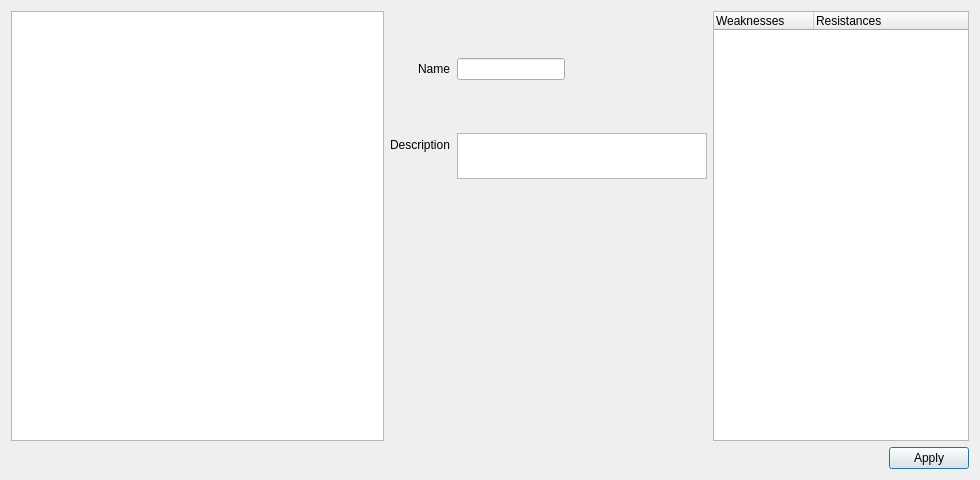
<?xml version="1.0" encoding="UTF-8"?>
<ui version="4.0">
 <class>EnemyDNAEditor</class>
 <widget class="QDialog" name="EnemyDNAEditor">
  <property name="geometry">
   <rect>
    <x>0</x>
    <y>0</y>
    <width>980</width>
    <height>480</height>
   </rect>
  </property>
  <property name="sizePolicy">
   <sizepolicy hsizetype="Preferred" vsizetype="Preferred">
    <horstretch>0</horstretch>
    <verstretch>0</verstretch>
   </sizepolicy>
  </property>
  <property name="windowTitle">
   <string>Enemy DNA Editor</string>
  </property>
  <layout class="QVBoxLayout" name="verticalLayout">
   <item>
    <layout class="QHBoxLayout" name="horizontalLayout" stretch="1,0,0">
     <item>
      <widget class="QListWidget" name="enemy_list">
       <property name="minimumSize">
        <size>
         <width>180</width>
         <height>0</height>
        </size>
       </property>
      </widget>
     </item>
     <item>
      <layout class="QVBoxLayout" name="verticalLayout_2">
       <item>
        <layout class="QFormLayout" name="formLayout">
         <property name="fieldGrowthPolicy">
          <enum>QFormLayout::AllNonFixedFieldsGrow</enum>
         </property>
         <property name="rowWrapPolicy">
          <enum>QFormLayout::DontWrapRows</enum>
         </property>
         <property name="labelAlignment">
          <set>Qt::AlignRight|Qt::AlignTrailing|Qt::AlignVCenter</set>
         </property>
         <property name="horizontalSpacing">
          <number>7</number>
         </property>
         <item row="0" column="0">
          <widget class="QLabel" name="label">
           <property name="text">
            <string>Name</string>
           </property>
          </widget>
         </item>
         <item row="0" column="1">
          <widget class="QLineEdit" name="name">
           <property name="sizePolicy">
            <sizepolicy hsizetype="Fixed" vsizetype="Fixed">
             <horstretch>0</horstretch>
             <verstretch>0</verstretch>
            </sizepolicy>
           </property>
          </widget>
         </item>
         <item row="1" column="0">
          <widget class="QLabel" name="label_10">
           <property name="text">
            <string>Description</string>
           </property>
          </widget>
         </item>
         <item row="1" column="1">
          <widget class="QPlainTextEdit" name="desc">
           <property name="minimumSize">
            <size>
             <width>250</width>
             <height>0</height>
            </size>
           </property>
           <property name="maximumSize">
            <size>
             <width>0</width>
             <height>46</height>
            </size>
           </property>
          </widget>
         </item>
        </layout>
       </item>
       <item>
        <layout class="QHBoxLayout" name="horizontalLayout_2" stretch="0,0">
         <item>
          <layout class="QVBoxLayout" name="verticalLayout_4">
           <item>
            <spacer name="verticalSpacer_2">
             <property name="orientation">
              <enum>Qt::Vertical</enum>
             </property>
             <property name="sizeHint" stdset="0">
              <size>
               <width>20</width>
               <height>40</height>
              </size>
             </property>
            </spacer>
           </item>
           <item>
            <layout class="QFormLayout" name="attribute_layout_left">
             <property name="fieldGrowthPolicy">
              <enum>QFormLayout::AllNonFixedFieldsGrow</enum>
             </property>
             <property name="labelAlignment">
              <set>Qt::AlignRight|Qt::AlignTrailing|Qt::AlignVCenter</set>
             </property>
            </layout>
           </item>
          </layout>
         </item>
         <item>
          <layout class="QVBoxLayout" name="verticalLayout_5">
           <item>
            <spacer name="verticalSpacer">
             <property name="orientation">
              <enum>Qt::Vertical</enum>
             </property>
             <property name="sizeHint" stdset="0">
              <size>
               <width>20</width>
               <height>40</height>
              </size>
             </property>
            </spacer>
           </item>
           <item>
            <layout class="QFormLayout" name="attribute_layout_right">
             <property name="fieldGrowthPolicy">
              <enum>QFormLayout::AllNonFixedFieldsGrow</enum>
             </property>
             <property name="labelAlignment">
              <set>Qt::AlignRight|Qt::AlignTrailing|Qt::AlignVCenter</set>
             </property>
            </layout>
           </item>
          </layout>
         </item>
        </layout>
       </item>
      </layout>
     </item>
     <item>
      <widget class="QTreeWidget" name="treeWidget">
       <column>
        <property name="text">
         <string>Weaknesses</string>
        </property>
       </column>
       <column>
        <property name="text">
         <string>Resistances</string>
        </property>
       </column>
      </widget>
     </item>
    </layout>
   </item>
   <item>
    <widget class="QDialogButtonBox" name="buttonBox">
     <property name="orientation">
      <enum>Qt::Horizontal</enum>
     </property>
     <property name="standardButtons">
      <set>QDialogButtonBox::Apply</set>
     </property>
    </widget>
   </item>
  </layout>
 </widget>
 <resources/>
 <connections>
  <connection>
   <sender>buttonBox</sender>
   <signal>rejected()</signal>
   <receiver>EnemyDNAEditor</receiver>
   <slot>reject()</slot>
   <hints>
    <hint type="sourcelabel">
     <x>316</x>
     <y>260</y>
    </hint>
    <hint type="destinationlabel">
     <x>286</x>
     <y>274</y>
    </hint>
   </hints>
  </connection>
  <connection>
   <sender>buttonBox</sender>
   <signal>accepted()</signal>
   <receiver>EnemyDNAEditor</receiver>
   <slot>accept()</slot>
   <hints>
    <hint type="sourcelabel">
     <x>248</x>
     <y>254</y>
    </hint>
    <hint type="destinationlabel">
     <x>157</x>
     <y>274</y>
    </hint>
   </hints>
  </connection>
 </connections>
</ui>
